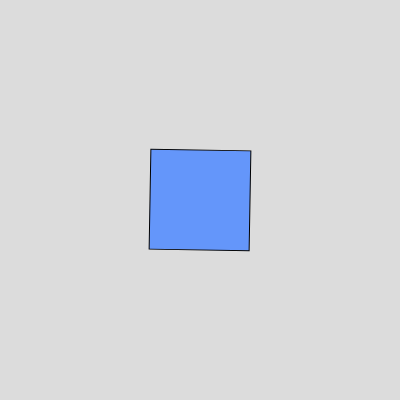
Frame 1 (no input)
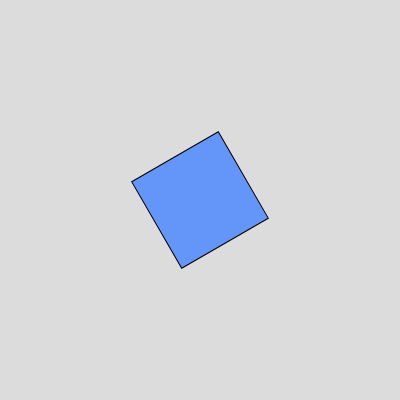
Frame 60 (no input)
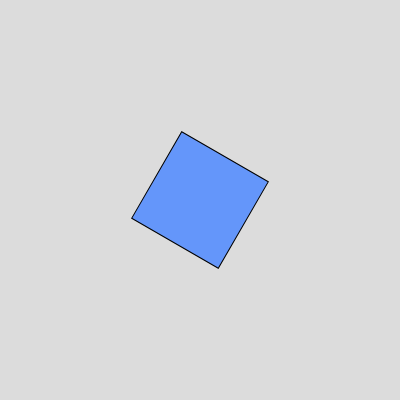
Frame 120 (the mouse pressed at the canvas centre since frame 60)

The p5.js sketch that drew these frames (run headless with seeded random() and noise() and a simulated clock; from frame 60 on, the mouse is pressed at the canvas centre):

// p5.js sketch
// ── sketch.js
function setup() {
  createCanvas(400, 400); 
  angleMode(DEGREES); // For math
}

function draw() {
  background(220);
  
  push(); // To save the current state
  translate(200, 200); // It moves the origin to the center
  rotate(frameCount); // The sketch will rotate based on the framecount
  
  fill(100, 150, 250); 
  rectMode(CENTER);
  rect(0, 0, 100, 100); // It draws at the new origin
  pop(); // Restores the state so the other things wont rotate
}
